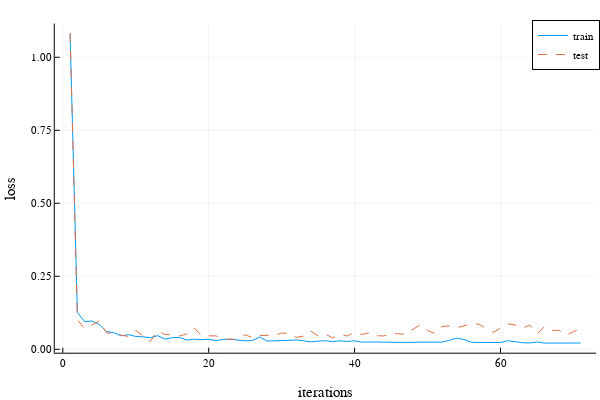
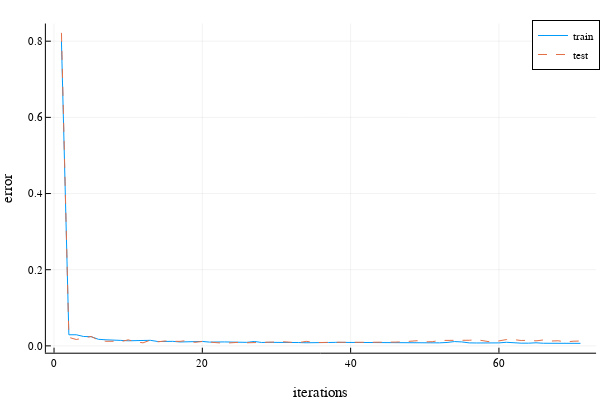

The notebook cell these images were saved under, in order:
### Code cell
Random.seed!(1)
dtrn = pHRIHelper(train_data;shuffled=true);
dtst = pHRIHelper(test_data;shuffled=true);
model = pHRITrainer(3, 128, 3)
display("Model Created")
ctrn = []; epochs=70;
for b in dtrn
   push!(ctrn,b) 
end
trnx10 = collect(flatten(ctrn for i in 1:epochs));
display("training Started")
model_trained,trnloss,tstloss,trnerror,tsterror = train_custom!(model, trnx10, dtst,dtrn)
display("training Done")
default(fmt=:png,ls=:auto)
loss_graph = plot(1:71, trnloss, label="train", xlabel="iterations", ylabel="loss")
plot!(1:71, tstloss, label="test")
error_graph = plot(1:71, trnerror, label="train", xlabel="iterations", ylabel="error")
plot!(1:71, tsterror, label="test")
display(loss_graph)
display(error_graph)

display("Last Results")
dloss = loss(model_trained, dtst)
tloss = loss(model_trained, dtrn)
dacc = accuracy(model_trained, dtst)
tacc = accuracy(model_trained, dtrn)

println("Development loss = ", dloss)
println("Development accuracy = ", dacc)
println("Training loss = ", tloss)
println("Training accuracy = ", tacc)

### Figure 1 — Plotly figure (JSON) as saved in the notebook; plotly's stock layout.template omitted (floating-point values rounded to 4 significant figures)
{"data": [{"colorbar": {"title": ""}, "legendgroup": "train", "line": {"color": "rgba(0, 154, 250, 1.000)", "dash": "solid", "shape": "linear", "width": 1}, "mode": "lines", "name": "train", "showlegend": true, "type": "scatter", "x": [1, 2, 3, 4, 5, 6, 7, 8, 9, 10, 11, 12, 13, 14, 15, 16, 17, 18, 19, 20, 21, 22, 23, 24, 25, 26, 27, 28, 29, 30, 31, 32, 33, 34, 35, 36, 37, 38, 39, 40, 41, 42, 43, 44, 45, 46, 47, 48, 49, 50, 51, 52, 53, 54, 55, 56, 57, 58, 59, 60, 61, 62, 63, 64, 65, 66, 67, 68, 69, 70, 71], "xaxis": "x", "y": [1.08, 0.1262, 0.09477, 0.09664, 0.08498, 0.06076, 0.0567, 0.04616, 0.05016, 0.04403, 0.04262, 0.0395, 0.04678, 0.03473, 0.03968, 0.04069, 0.03149, 0.03465, 0.0328, 0.03449, 0.02942, 0.03387, 0.03428, 0.03082, 0.02882, 0.03011, 0.04197, 0.02805, 0.0286, 0.0293, 0.02933, 0.03171, 0.02916, 0.02544, 0.02776, 0.02923, 0.02606, 0.02897, 0.02696, 0.02891, 0.02446, 0.02534, 0.02508, 0.02408, 0.02334, 0.02398, 0.02354, 0.02384, 0.02444, 0.02468, 0.02423, 0.02454, 0.03077, 0.03802, 0.03361, 0.02408, 0.02324, 0.02246, 0.02224, 0.02315, 0.02954, 0.02515, 0.02252, 0.02152, 0.02505, 0.02119, 0.02148, 0.02107, 0.02015, 0.02013, 0.02144], "yaxis": "y", "zmax": null, "zmin": null}, {"colorbar": {"title": ""}, "legendgroup": "test", "line": {"color": "rgba(227, 111, 71, 1.000)", "dash": "dash", "shape": "linear", "width": 1}, "mode": "lines", "name": "test", "showlegend": true, "type": "scatter", "x": [1, 2, 3, 4, 5, 6, 7, 8, 9, 10, 11, 12, 13, 14, 15, 16, 17, 18, 19, 20, 21, 22, 23, 24, 25, 26, 27, 28, 29, 30, 31, 32, 33, 34, 35, 36, 37, 38, 39, 40, 41, 42, 43, 44, 45, 46, 47, 48, 49, 50, 51, 52, 53, 54, 55, 56, 57, 58, 59, 60, 61, 62, 63, 64, 65, 66, 67, 68, 69, 70, 71], "xaxis": "x", "y": [1.084, 0.1013, 0.06972, 0.08447, 0.09664, 0.05652, 0.05189, 0.04959, 0.04406, 0.0648, 0.04564, 0.02679, 0.06335, 0.05078, 0.04959, 0.04563, 0.0524, 0.07321, 0.04636, 0.04596, 0.0458, 0.03444, 0.03572, 0.03446, 0.05011, 0.03931, 0.04723, 0.04872, 0.04811, 0.05535, 0.05457, 0.04053, 0.04508, 0.06254, 0.0455, 0.05151, 0.03931, 0.05024, 0.04553, 0.05848, 0.05081, 0.05621, 0.04644, 0.04551, 0.05303, 0.05323, 0.05128, 0.06874, 0.08378, 0.06393, 0.05408, 0.07813, 0.0796, 0.07333, 0.08025, 0.08741, 0.08626, 0.07145, 0.05795, 0.07263, 0.08704, 0.08324, 0.07199, 0.08304, 0.0528, 0.0767, 0.06479, 0.06484, 0.04843, 0.06004, 0.07125], "yaxis": "y", "zmax": null, "zmin": null}], "layout": {"annotations": [], "height": 400, "legend": {"bgcolor": "rgba(255, 255, 255, 1.000)", "bordercolor": "rgba(0, 0, 0, 1.000)", "borderwidth": 1, "font": {"color": "rgba(0, 0, 0, 1.000)", "family": "sans-serif", "size": 11}, "title": {"font": {"color": "rgba(0, 0, 0, 1.000)", "family": "sans-serif", "size": 15}, "text": ""}, "tracegroupgap": 0, "traceorder": "normal", "x": 1, "xanchor": "auto", "y": 1, "yanchor": "auto"}, "margin": {"b": 20, "l": 0, "r": 0, "t": 20}, "paper_bgcolor": "rgba(255, 255, 255, 1.000)", "plot_bgcolor": "rgba(255, 255, 255, 1.000)", "showlegend": true, "width": 600, "xaxis": {"anchor": "y", "domain": [0.09128, 0.9934], "gridcolor": "rgba(0, 0, 0, 0.100)", "gridwidth": 0.5, "linecolor": "rgba(0, 0, 0, 1.000)", "mirror": false, "range": [-1.1, 73.1], "showgrid": true, "showline": true, "showticklabels": true, "tickangle": 0, "tickcolor": "rgb(0, 0, 0)", "tickfont": {"color": "rgba(0, 0, 0, 1.000)", "family": "sans-serif", "size": 11}, "tickmode": "array", "ticks": "inside", "ticktext": ["0", "20", "40", "60"], "tickvals": [0, 20, 40, 60], "title": "iterations", "titlefont": {"color": "rgba(0, 0, 0, 1.000)", "family": "sans-serif", "size": 15}, "type": "-", "visible": true, "zeroline": false, "zerolinecolor": "rgba(0, 0, 0, 1.000)"}, "yaxis": {"anchor": "x", "domain": [0.07581, 0.9902], "gridcolor": "rgba(0, 0, 0, 0.100)", "gridwidth": 0.5, "linecolor": "rgba(0, 0, 0, 1.000)", "mirror": false, "range": [-0.01178, 1.116], "showgrid": true, "showline": true, "showticklabels": true, "tickangle": 0, "tickcolor": "rgb(0, 0, 0)", "tickfont": {"color": "rgba(0, 0, 0, 1.000)", "family": "sans-serif", "size": 11}, "tickmode": "array", "ticks": "inside", "ticktext": ["0.00", "0.25", "0.50", "0.75", "1.00"], "tickvals": [0, 0.25, 0.5, 0.75, 1], "title": "loss", "titlefont": {"color": "rgba(0, 0, 0, 1.000)", "family": "sans-serif", "size": 15}, "type": "-", "visible": true, "zeroline": false, "zerolinecolor": "rgba(0, 0, 0, 1.000)"}}}

### Figure 2 — Plotly figure (JSON) as saved in the notebook; plotly's stock layout.template omitted (floating-point values rounded to 4 significant figures)
{"data": [{"colorbar": {"title": ""}, "legendgroup": "train", "line": {"color": "rgba(0, 154, 250, 1.000)", "dash": "solid", "shape": "linear", "width": 1}, "mode": "lines", "name": "train", "showlegend": true, "type": "scatter", "x": [1, 2, 3, 4, 5, 6, 7, 8, 9, 10, 11, 12, 13, 14, 15, 16, 17, 18, 19, 20, 21, 22, 23, 24, 25, 26, 27, 28, 29, 30, 31, 32, 33, 34, 35, 36, 37, 38, 39, 40, 41, 42, 43, 44, 45, 46, 47, 48, 49, 50, 51, 52, 53, 54, 55, 56, 57, 58, 59, 60, 61, 62, 63, 64, 65, 66, 67, 68, 69, 70, 71], "xaxis": "x", "y": [0.8004, 0.02916, 0.02913, 0.02461, 0.02411, 0.01719, 0.01594, 0.01422, 0.01439, 0.01333, 0.01363, 0.01272, 0.01457, 0.01143, 0.01205, 0.01187, 0.01027, 0.01093, 0.01064, 0.01157, 0.009869, 0.01066, 0.01038, 0.009914, 0.009332, 0.009196, 0.01156, 0.008924, 0.009233, 0.009515, 0.009382, 0.00933, 0.008739, 0.008167, 0.008997, 0.009163, 0.008876, 0.009201, 0.009032, 0.009588, 0.008227, 0.008126, 0.008425, 0.008083, 0.007654, 0.007869, 0.007728, 0.007994, 0.007984, 0.007935, 0.008017, 0.007914, 0.00894, 0.01127, 0.01033, 0.007856, 0.007613, 0.007519, 0.007353, 0.007791, 0.009386, 0.007938, 0.007099, 0.007106, 0.008096, 0.006855, 0.006631, 0.006723, 0.006559, 0.006511, 0.006604], "yaxis": "y", "zmax": null, "zmin": null}, {"colorbar": {"title": ""}, "legendgroup": "test", "line": {"color": "rgba(227, 111, 71, 1.000)", "dash": "dash", "shape": "linear", "width": 1}, "mode": "lines", "name": "test", "showlegend": true, "type": "scatter", "x": [1, 2, 3, 4, 5, 6, 7, 8, 9, 10, 11, 12, 13, 14, 15, 16, 17, 18, 19, 20, 21, 22, 23, 24, 25, 26, 27, 28, 29, 30, 31, 32, 33, 34, 35, 36, 37, 38, 39, 40, 41, 42, 43, 44, 45, 46, 47, 48, 49, 50, 51, 52, 53, 54, 55, 56, 57, 58, 59, 60, 61, 62, 63, 64, 65, 66, 67, 68, 69, 70, 71], "xaxis": "x", "y": [0.8219, 0.02231, 0.0167, 0.02127, 0.0247, 0.01502, 0.01202, 0.01201, 0.01103, 0.01585, 0.01067, 0.008035, 0.01497, 0.01072, 0.01281, 0.0119, 0.0118, 0.01421, 0.009326, 0.01158, 0.009339, 0.008288, 0.007041, 0.007823, 0.009487, 0.008125, 0.008632, 0.008941, 0.008558, 0.01092, 0.01066, 0.009372, 0.008425, 0.01188, 0.009213, 0.008803, 0.008228, 0.009517, 0.009387, 0.009945, 0.008901, 0.009336, 0.009468, 0.009098, 0.009042, 0.009901, 0.01057, 0.01171, 0.01355, 0.01063, 0.01091, 0.01425, 0.01428, 0.01402, 0.01452, 0.01473, 0.01624, 0.01254, 0.009953, 0.01303, 0.01651, 0.01642, 0.01409, 0.01476, 0.01313, 0.01548, 0.01268, 0.01333, 0.01033, 0.01219, 0.0128], "yaxis": "y", "zmax": null, "zmin": null}], "layout": {"annotations": [], "height": 400, "legend": {"bgcolor": "rgba(255, 255, 255, 1.000)", "bordercolor": "rgba(0, 0, 0, 1.000)", "borderwidth": 1, "font": {"color": "rgba(0, 0, 0, 1.000)", "family": "sans-serif", "size": 11}, "title": {"font": {"color": "rgba(0, 0, 0, 1.000)", "family": "sans-serif", "size": 15}, "text": ""}, "tracegroupgap": 0, "traceorder": "normal", "x": 1, "xanchor": "auto", "y": 1, "yanchor": "auto"}, "margin": {"b": 20, "l": 0, "r": 0, "t": 20}, "paper_bgcolor": "rgba(255, 255, 255, 1.000)", "plot_bgcolor": "rgba(255, 255, 255, 1.000)", "showlegend": true, "width": 600, "xaxis": {"anchor": "y", "domain": [0.07647, 0.9934], "gridcolor": "rgba(0, 0, 0, 0.100)", "gridwidth": 0.5, "linecolor": "rgba(0, 0, 0, 1.000)", "mirror": false, "range": [-1.1, 73.1], "showgrid": true, "showline": true, "showticklabels": true, "tickangle": 0, "tickcolor": "rgb(0, 0, 0)", "tickfont": {"color": "rgba(0, 0, 0, 1.000)", "family": "sans-serif", "size": 11}, "tickmode": "array", "ticks": "inside", "ticktext": ["0", "20", "40", "60"], "tickvals": [0, 20, 40, 60], "title": "iterations", "titlefont": {"color": "rgba(0, 0, 0, 1.000)", "family": "sans-serif", "size": 15}, "type": "-", "visible": true, "zeroline": false, "zerolinecolor": "rgba(0, 0, 0, 1.000)"}, "yaxis": {"anchor": "x", "domain": [0.07581, 0.9902], "gridcolor": "rgba(0, 0, 0, 0.100)", "gridwidth": 0.5, "linecolor": "rgba(0, 0, 0, 1.000)", "mirror": false, "range": [-0.01795, 0.8463], "showgrid": true, "showline": true, "showticklabels": true, "tickangle": 0, "tickcolor": "rgb(0, 0, 0)", "tickfont": {"color": "rgba(0, 0, 0, 1.000)", "family": "sans-serif", "size": 11}, "tickmode": "array", "ticks": "inside", "ticktext": ["0.0", "0.2", "0.4", "0.6", "0.8"], "tickvals": [0, 0.2, 0.4, 0.6, 0.8], "title": "error", "titlefont": {"color": "rgba(0, 0, 0, 1.000)", "family": "sans-serif", "size": 15}, "type": "-", "visible": true, "zeroline": false, "zerolinecolor": "rgba(0, 0, 0, 1.000)"}}}
